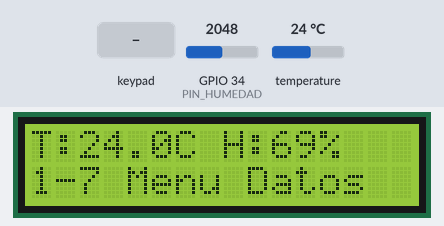
Bench run of a sketch on a simulated ESP32. On the bench: 16×2 character LCD. The test bench sets the inputs (shaded band); at power-on: temperature 24 °C, GPIO 34 (PIN_HUMEDAD) = 2048. WiFi joins after 1.5 s; servers stay silent unless stated; uploads are accepted with an empty reply; what the sketch prints to the serial monitor is not drawn.

Above: at 6.3 s.
6.4 s: keypad keys 1 3 1 2 1 4 2 7 pressed 0.4 s apart
At 9.9 s:
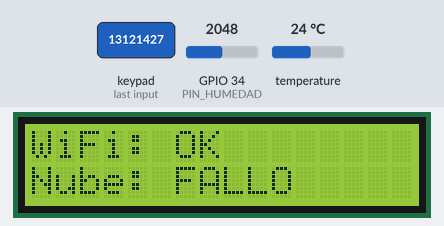
11.1 s: key '5' pressed
At 11.6 s:
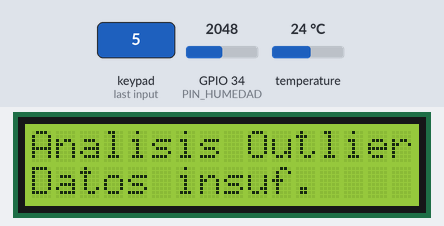
25.1 s: key '6' pressed
At 26.3 s:
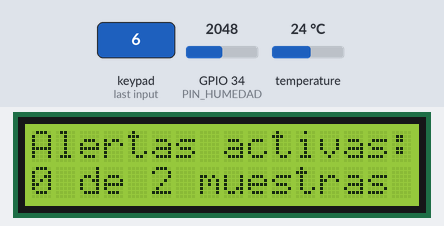
39.1 s: temperature set to 12 °C
At 42.2 s:
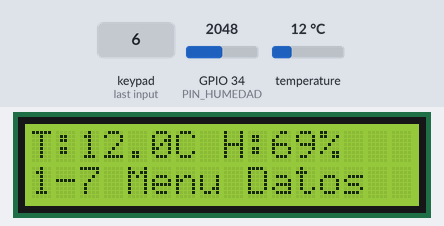
42.5 s: keypad keys 1 3 1 2 1 4 2 7 # pressed 0.4 s apart
At 42.93 s:
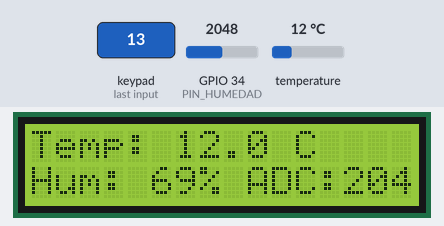
47.6 s: key '4' pressed
At 48.4 s:
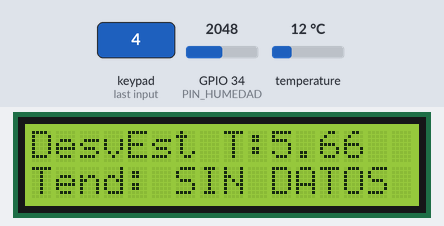
Timing chart, 0 to 50.6 s (numbered marks = the images above; inputs shaded):
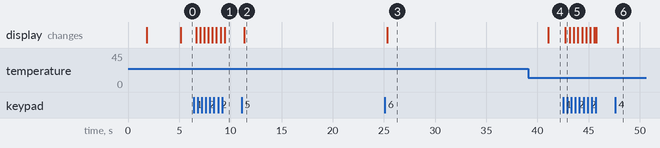

The sketch:

esp32_sensor.ino
```cpp
/*
 * ============================================================
 *  SISTEMA DE MONITOREO AGRÍCOLA - ESP32
 *  TALLER 1 - CORTE 2 - MINERÍA DE DATOS
 *
 *  Fusión: envío HTTP a API (FastAPI/PostgreSQL+TimescaleDB)
 *  + teclado matricial + analítica local en LCD
 *
 *  Mapa de teclas exigido por el taller:
 *   1 -> Valor actual de cada sensor (tiempo real)
 *   2 -> Promedio de la última hora
 *   3 -> Máximo y mínimo del día
 *   4 -> Desviación estándar y tendencia
 *   5 -> Detección de valores atípicos (outliers)
 *   6 -> Conteo de alertas activas
 *   7 -> Estado de conexión a la nube
 *   # -> Volver al inicio
 *   * -> Confirmar / volver (equivalente a #)
 * ============================================================
 */

#include <Wire.h>
#include <LiquidCrystal_I2C.h>
#include <OneWire.h>
#include <DallasTemperature.h>
#include <WiFi.h>
#include <HTTPClient.h>
#include <ArduinoJson.h>
#include <Keypad.h>
#include <math.h>

// ============================================================
//  CONFIGURACIÓN DE RED
// ============================================================
const char* ssid     = "Gato";
const char* password = "Ermelinda58";

// ============================================================
//  CONFIGURACIÓN API
// ============================================================
const char* API_URL   = "https://parcial-bryan.onrender.com/api/v1/lecturas";
const char* API_KEY   = "1UmaEZRqgtvfpNQx4zcYsVwn";
const char* MAC_ESP32 = "20:43:a8:66:81:5c";

// ============================================================
//  CONFIGURACIÓN LCD I2C
// ============================================================
#define SDA_PIN    22
#define SCL_PIN    23
#define ANCHO_LCD  16
#define ALTO_LCD    2
LiquidCrystal_I2C lcd(0x27, ANCHO_LCD, ALTO_LCD);

// ============================================================
//  CONFIGURACIÓN DS18B20
// ============================================================
#define PIN_DATOS_DS18B20 4
OneWire oneWire(PIN_DATOS_DS18B20);
DallasTemperature sensorTemp(&oneWire);

// ============================================================
//  CONFIGURACIÓN SENSOR DE HUMEDAD CAPACITIVO
// ============================================================
#define PIN_HUMEDAD 34
int valorSeco   = 3520;  // lectura RAW al aire (~3500-3520)
int valorHumedo = 1400;  // lectura RAW en tierra saturada

// ============================================================
//  UMBRAL DE ALARMA / ALERTA
// ============================================================
const float UMBRAL_ALTA_TEMP = 30.0; // °C

// ============================================================
//  CONFIGURACIÓN TECLADO MATRICIAL 4x4
// ============================================================
const byte FILAS     = 4;
const byte COLUMNAS  = 4;
char teclas[FILAS][COLUMNAS] = {
  {'1','2','3','A'},
  {'4','5','6','B'},
  {'7','8','9','C'},
  {'*','0','#','D'}
};
byte pinesFilas[FILAS]       = {13, 12, 14, 27}; // Filas: D13, D12, D14, D27
byte pinesColumnas[COLUMNAS] = {26, 25, 33, 32};
Keypad teclado = Keypad(makeKeymap(teclas), pinesFilas, pinesColumnas, FILAS, COLUMNAS);

// ============================================================
//  MÁQUINA DE ESTADOS DE PANTALLA
// ============================================================
enum EstadoPantalla {
  PANTALLA_INICIO,           // pantalla de reposo
  PANTALLA_TIEMPO_REAL,      // tecla 1
  PANTALLA_PROMEDIO_HORA,    // tecla 2
  PANTALLA_MAX_MIN_DIA,      // tecla 3
  PANTALLA_DESV_TENDENCIA,   // tecla 4
  PANTALLA_OUTLIERS,         // tecla 5
  PANTALLA_ALERTAS,          // tecla 6
  PANTALLA_CONEXION_NUBE     // tecla 7
};
EstadoPantalla estadoActual = PANTALLA_INICIO;

// ============================================================
//  VARIABLES DE LECTURA
// ============================================================
float temperaturaC        = 0;
int   lecturaHumedadCruda = 0;
int   humedadPorcentaje   = 0;

float temperaturaMin = 999.0;   // Min/Max desde el encendido
float temperaturaMax = -999.0;
bool  primeraLectura = true;

// Buffer circular: 180 muestras × 20 s = 1 hora exacta
#define TAM_BUFFER 180
float bufferTemp[TAM_BUFFER];
float bufferHum[TAM_BUFFER];
int   indiceBuffer    = 0;
int   muestrasGuardadas = 0;

// ============================================================
//  TEMPORIZADORES NO BLOQUEANTES
// ============================================================
unsigned long tiempoAnteriorCaptura   = 0;
const long    intervaloCaptura        = 20000; // 20 s — exigido por el taller

unsigned long tiempoAnteriorLCD       = 0;
const long    intervaloLCD            = 1000;

unsigned long tiempoAnteriorWifiCheck = 0;
const long    intervaloWifiCheck      = 2000;

unsigned long tiempoUltimaTecla       = 0;
const long    TIEMPO_INACTIVIDAD      = 15000;

unsigned long tiempoAnteriorConexion  = 0;
const long    intervaloConexion       = 60000; // reportar estado cada 60 s

// ============================================================
//  ESTADO DE CONEXIÓN
// ============================================================
bool wifiConectado     = false;
bool nubeConectada     = false;
bool wifiAnterior      = false; // para detectar cambios de estado
int  contadorReintentos = 0;

// ============================================================
//  SETUP
// ============================================================
void setup() {
  Serial.begin(115200);
  Wire.begin(SDA_PIN, SCL_PIN);

  lcd.init();
  lcd.backlight();
  lcd.clear();

  sensorTemp.begin();
  pinMode(PIN_HUMEDAD, INPUT);

  teclado.setDebounceTime(25);
  teclado.setHoldTime(500);

  // Mostrar MAC en Serial (útil para configurar la API)
  Serial.print("MAC Address: ");
  Serial.println(WiFi.macAddress());

  // Conectar WiFi
  lcd.setCursor(0, 0);
  lcd.print("Conectando WiFi");
  lcd.setCursor(0, 1);
  lcd.print("Espere...");

  Serial.print("Conectando a ");
  Serial.println(ssid);
  WiFi.begin(ssid, password);

  // Intento con timeout de 15 s para no bloquear indefinidamente
  unsigned long inicioIntento = millis();
  while (WiFi.status() != WL_CONNECTED && millis() - inicioIntento < 15000) {
    delay(500);
    Serial.print(".");
  }

  wifiConectado = (WiFi.status() == WL_CONNECTED);
  wifiAnterior  = wifiConectado;

  // Reportar estado inicial de conexión
  if (wifiConectado) reportarConexion(true);

  lcd.clear();
  if (wifiConectado) {
    Serial.println("\nWiFi conectado.");
    Serial.print("IP asignada: ");
    Serial.println(WiFi.localIP());
    lcd.setCursor(0, 0);
    lcd.print("WiFi Conectado!");
    lcd.setCursor(0, 1);
    lcd.print(WiFi.localIP());
  } else {
    Serial.println("\nSin WiFi. Modo local activo.");
    lcd.setCursor(0, 0);
    lcd.print("Sin conexion");
    lcd.setCursor(0, 1);
    lcd.print("Modo local");
  }

  delay(2500);

  // Primera captura inmediata
  capturarSensores();
  lcd.clear();
  tiempoUltimaTecla = millis();
  dibujarPantalla();
}

// ============================================================
//  LOOP PRINCIPAL
// ============================================================
void loop() {
  unsigned long ahora = millis();

  // --- Leer teclado ---
  char tecla = teclado.getKey();
  if (tecla) {
    tiempoUltimaTecla = ahora;
    procesarTecla(tecla);
  }

  // --- Captura + envío cada 20 segundos ---
  if (ahora - tiempoAnteriorCaptura >= intervaloCaptura) {
    tiempoAnteriorCaptura = ahora;
    capturarSensores();
    enviarAAPI(temperaturaC, humedadPorcentaje);
  }

  // --- Verificar estado WiFi periódicamente ---
  if (ahora - tiempoAnteriorWifiCheck >= intervaloWifiCheck) {
    tiempoAnteriorWifiCheck = ahora;
    bool wifiAhora = (WiFi.status() == WL_CONNECTED);

    // Detectar cambio de estado (perdió o recuperó conexión)
    if (wifiAhora != wifiAnterior) {
      if (!wifiAhora) contadorReintentos++;
      reportarConexion(wifiAhora);
      wifiAnterior = wifiAhora;
    }

    wifiConectado = wifiAhora;
    if (!wifiConectado) nubeConectada = false;
  }

  // --- Reportar estado de conexión periódicamente (cada 60s) ---
  if (ahora - tiempoAnteriorConexion >= intervaloConexion) {
    tiempoAnteriorConexion = ahora;
    reportarConexion(wifiConectado);
  }

  // --- Volver al inicio por inactividad ---
  if (estadoActual != PANTALLA_INICIO &&
      (ahora - tiempoUltimaTecla >= TIEMPO_INACTIVIDAD)) {
    estadoActual = PANTALLA_INICIO;
    lcd.clear();
    dibujarPantalla();
  }

  // --- Refrescar LCD cada segundo ---
  if (ahora - tiempoAnteriorLCD >= intervaloLCD) {
    tiempoAnteriorLCD = ahora;
    dibujarPantalla();
  }
}

// ============================================================
//  CAPTURA DE SENSORES + BUFFER DE ANALÍTICA
// ============================================================
void capturarSensores() {
  // Temperatura DS18B20
  sensorTemp.requestTemperatures();
  temperaturaC = sensorTemp.getTempCByIndex(0);

  if (temperaturaC != DEVICE_DISCONNECTED_C) {
    if (primeraLectura) {
      temperaturaMin = temperaturaC;
      temperaturaMax = temperaturaC;
      primeraLectura = false;
    } else {
      if (temperaturaC < temperaturaMin) temperaturaMin = temperaturaC;
      if (temperaturaC > temperaturaMax) temperaturaMax = temperaturaC;
    }
  }

  // Humedad capacitiva
  lecturaHumedadCruda = analogRead(PIN_HUMEDAD);
  Serial.print("RAW humedad: ");
  Serial.println(lecturaHumedadCruda);
  humedadPorcentaje = map(lecturaHumedadCruda, valorSeco, valorHumedo, 0, 100);
  humedadPorcentaje = constrain(humedadPorcentaje, 0, 100);

  // Guardar en buffer circular (alimenta teclas 2, 4 y 5)
  bufferTemp[indiceBuffer] = temperaturaC;
  bufferHum[indiceBuffer]  = (float)humedadPorcentaje;
  indiceBuffer = (indiceBuffer + 1) % TAM_BUFFER;
  if (muestrasGuardadas < TAM_BUFFER) muestrasGuardadas++;

  Serial.print("Temp: ");
  Serial.print(temperaturaC);
  Serial.print(" C | Humedad: ");
  Serial.print(humedadPorcentaje);
  Serial.print(" % | Muestras en buffer: ");
  Serial.println(muestrasGuardadas);
}

// ============================================================
//  ENVÍO A LA API (FastAPI → PostgreSQL + TimescaleDB)
// ============================================================
void enviarAAPI(float temp, int hum) {
  if (!wifiConectado) {
    Serial.println("[HTTP] Sin WiFi, no se envía.");
    return;
  }

  HTTPClient http;
  http.begin(API_URL);
  http.addHeader("Content-Type", "application/json");
  http.addHeader("X-API-Key", API_KEY);

  // Schema PayloadESP32:
  // { "mac_address": "...", "lecturas": [
  //     {"tipo_sensor": "temperatura_ds18b20",      "valor": 24.6},
  //     {"tipo_sensor": "humedad_suelo_capacitivo",  "valor": 63.0}
  // ]}
  StaticJsonDocument<256> doc;
  doc["mac_address"] = MAC_ESP32;

  JsonArray lecturas = doc.createNestedArray("lecturas");

  JsonObject lecTemp = lecturas.createNestedObject();
  lecTemp["tipo_sensor"] = "temperatura_ds18b20";
  lecTemp["valor"]       = temp;

  JsonObject lecHum = lecturas.createNestedObject();
  lecHum["tipo_sensor"] = "humedad_suelo_capacitivo";
  lecHum["valor"]       = (float)hum;

  String body;
  serializeJson(doc, body);

  Serial.print("[HTTP] POST → ");
  Serial.println(body);

  int httpCode = http.POST(body);

  if (httpCode == 201) {
    Serial.println("[HTTP] Lecturas guardadas OK (201)");
    nubeConectada = true;
  } else {
    Serial.print("[HTTP] Error: ");
    Serial.println(httpCode);
    Serial.println(http.getString());
    nubeConectada = false;
  }

  http.end();
}

// ============================================================
//  FUNCIONES DE ANALÍTICA SOBRE EL BUFFER
// ============================================================
float calcularPromedio(float* buffer, int n) {
  if (n == 0) return 0;
  float suma = 0;
  for (int i = 0; i < n; i++) suma += buffer[i];
  return suma / n;
}

float calcularDesviacionEstandar(float* buffer, int n, float promedio) {
  if (n < 2) return 0;
  float sumaCuadrados = 0;
  for (int i = 0; i < n; i++) {
    float d = buffer[i] - promedio;
    sumaCuadrados += d * d;
  }
  return sqrt(sumaCuadrados / n);
}

// Tendencia simple: compara promedio de la primera mitad del buffer
// contra la segunda mitad.
const char* calcularTendencia(float* buffer, int n) {
  if (n < 4) return "SIN DATOS";
  int   mitad         = n / 2;
  float promedioInicio = calcularPromedio(buffer, mitad);
  float promedioFinal  = calcularPromedio(buffer + mitad, n - mitad);
  float diferencia     = promedioFinal - promedioInicio;
  if (diferencia > 0.3)  return "SUBIENDO";
  if (diferencia < -0.3) return "BAJANDO";
  return "ESTABLE";
}

// Outlier por z-score: ¿la última lectura supera 2 desviaciones estándar?
bool esOutlier(float ultimoValor, float promedio, float desviacion) {
  if (desviacion == 0) return false;
  float z = fabs(ultimoValor - promedio) / desviacion;
  return z > 2.0;
}

int contarAlertas() {
  int contador = 0;
  for (int i = 0; i < muestrasGuardadas; i++) {
    if (bufferTemp[i] >= UMBRAL_ALTA_TEMP) contador++;
  }
  return contador;
}

// ============================================================
//  REPORTE DE ESTADO DE CONEXIÓN A LA API
// ============================================================
void reportarConexion(bool conectado) {
  if (!conectado) {
    Serial.println("[CONEXION] Sin WiFi, no se reporta estado.");
    return;
  }

  HTTPClient http;
  http.begin("https://parcial-bryan.onrender.com/api/v1/conexion");
  http.addHeader("Content-Type", "application/json");
  http.addHeader("X-API-Key", API_KEY);

  int rssi = WiFi.RSSI();

  StaticJsonDocument<200> doc;
  doc["mac_address"]        = MAC_ESP32;
  doc["conectado"]          = conectado;
  doc["rssi_dbm"]           = rssi;
  doc["reintentos"]         = contadorReintentos;
  doc["lecturas_en_buffer"] = muestrasGuardadas;

  String body;
  serializeJson(doc, body);

  int httpCode = http.POST(body);
  Serial.print("[CONEXION] Estado reportado → HTTP ");
  Serial.print(httpCode);
  Serial.print(" | RSSI: ");
  Serial.print(rssi);
  Serial.println(" dBm");
  http.end();
}

// ============================================================
//  REPORTE DE TECLA PULSADA A LA API
// ============================================================
void reportarTecla(char tecla) {
  if (!wifiConectado) return;

  HTTPClient http;
  http.begin("https://parcial-bryan.onrender.com/api/v1/menu");
  http.addHeader("Content-Type", "application/json");
  http.addHeader("X-API-Key", API_KEY);

  StaticJsonDocument<128> doc;
  doc["mac_address"] = MAC_ESP32;
  char teclaStr[2] = { tecla, '\0' };
  doc["tecla"] = teclaStr;

  String body;
  serializeJson(doc, body);

  int httpCode = http.POST(body);
  Serial.print("[MENU] Tecla '");
  Serial.print(tecla);
  Serial.print("' reportada → HTTP ");
  Serial.println(httpCode);
  http.end();
}

// ============================================================
//  NAVEGACIÓN — acceso directo por número, según tabla del taller
// ============================================================
void procesarTecla(char tecla) {
  switch (tecla) {
    case '1': estadoActual = PANTALLA_TIEMPO_REAL;    reportarTecla(tecla); break;
    case '2': estadoActual = PANTALLA_PROMEDIO_HORA;  reportarTecla(tecla); break;
    case '3': estadoActual = PANTALLA_MAX_MIN_DIA;    reportarTecla(tecla); break;
    case '4': estadoActual = PANTALLA_DESV_TENDENCIA; reportarTecla(tecla); break;
    case '5': estadoActual = PANTALLA_OUTLIERS;       reportarTecla(tecla); break;
    case '6': estadoActual = PANTALLA_ALERTAS;        reportarTecla(tecla); break;
    case '7': estadoActual = PANTALLA_CONEXION_NUBE;  reportarTecla(tecla); break;
    case '#': // Volver al inicio
    case '*': // Confirmar / volver (misma función que '#')
      estadoActual = PANTALLA_INICIO;
      break;
    default:
      break; // 0, 8, 9, A, B, C, D sin función asignada
  }
  lcd.clear();
  dibujarPantalla();
}

// ============================================================
//  DIBUJO EN LCD
// ============================================================
void dibujarPantalla() {
  switch (estadoActual) {
    case PANTALLA_INICIO:         dibujarInicio();        break;
    case PANTALLA_TIEMPO_REAL:    dibujarTiempoReal();    break;
    case PANTALLA_PROMEDIO_HORA:  dibujarPromedioHora();  break;
    case PANTALLA_MAX_MIN_DIA:    dibujarMaxMinDia();     break;
    case PANTALLA_DESV_TENDENCIA: dibujarDesvTendencia(); break;
    case PANTALLA_OUTLIERS:       dibujarOutliers();      break;
    case PANTALLA_ALERTAS:        dibujarAlertas();       break;
    case PANTALLA_CONEXION_NUBE:  dibujarConexionNube();  break;
  }
}

// --- Pantalla de reposo ---
void dibujarInicio() {
  lcd.setCursor(0, 0);
  lcd.print("T:");
  lcd.print(temperaturaC, 1);
  lcd.print("C H:");
  lcd.print(humedadPorcentaje);
  lcd.print("%  ");
  lcd.setCursor(0, 1);
  lcd.print("1-7 Menu Datos  ");
}

// --- Tecla 1: Valor actual de cada sensor (tiempo real) ---
void dibujarTiempoReal() {
  lcd.setCursor(0, 0);
  lcd.print("Temp: ");
  lcd.print(temperaturaC, 1);
  lcd.print(" C   ");
  lcd.setCursor(0, 1);
  lcd.print("Hum: ");
  lcd.print(humedadPorcentaje);
  lcd.print("% ADC:");
  lcd.print(lecturaHumedadCruda);
}

// --- Tecla 2: Promedio de la última hora ---
void dibujarPromedioHora() {
  float promT = calcularPromedio(bufferTemp, muestrasGuardadas);
  float promH = calcularPromedio(bufferHum,  muestrasGuardadas);
  lcd.setCursor(0, 0);
  lcd.print("Prom 1h T:");
  lcd.print(promT, 1);
  lcd.print("C  ");
  lcd.setCursor(0, 1);
  lcd.print("Prom 1h H:");
  lcd.print((int)promH);
  lcd.print("%   ");
}

// --- Tecla 3: Máximo y mínimo del día ---
void dibujarMaxMinDia() {
  lcd.setCursor(0, 0);
  lcd.print("Max dia: ");
  lcd.print(temperaturaMax, 1);
  lcd.print("C ");
  lcd.setCursor(0, 1);
  lcd.print("Min dia: ");
  lcd.print(temperaturaMin, 1);
  lcd.print("C ");
}

// --- Tecla 4: Desviación estándar y tendencia ---
void dibujarDesvTendencia() {
  float promT = calcularPromedio(bufferTemp, muestrasGuardadas);
  float desvT = calcularDesviacionEstandar(bufferTemp, muestrasGuardadas, promT);
  const char* tendencia = calcularTendencia(bufferTemp, muestrasGuardadas);
  lcd.setCursor(0, 0);
  lcd.print("DesvEst T:");
  lcd.print(desvT, 2);
  lcd.print("  ");
  lcd.setCursor(0, 1);
  lcd.print("Tend: ");
  lcd.print(tendencia);
  lcd.print("   ");
}

// --- Tecla 5: Detección de valores atípicos (outliers) ---
void dibujarOutliers() {
  float promT = calcularPromedio(bufferTemp, muestrasGuardadas);
  float desvT = calcularDesviacionEstandar(bufferTemp, muestrasGuardadas, promT);
  bool  outlier = esOutlier(temperaturaC, promT, desvT);
  lcd.setCursor(0, 0);
  lcd.print("Analisis Outlier");
  lcd.setCursor(0, 1);
  if (muestrasGuardadas < 5) {
    lcd.print("Datos insuf.    ");
  } else if (outlier) {
    lcd.print("DETECTADO!      ");
  } else {
    lcd.print("Normal          ");
  }
}

// --- Tecla 6: Conteo de alertas activas ---
void dibujarAlertas() {
  int alertas = contarAlertas();
  lcd.setCursor(0, 0);
  lcd.print("Alertas activas:");
  lcd.setCursor(0, 1);
  lcd.print(alertas);
  lcd.print(" de ");
  lcd.print(muestrasGuardadas);
  lcd.print(" muestras   ");
}

// --- Tecla 7: Estado de conexión a la nube ---
void dibujarConexionNube() {
  lcd.setCursor(0, 0);
  lcd.print("WiFi: ");
  lcd.print(wifiConectado ? "OK   " : "FALLO");
  lcd.setCursor(0, 1);
  lcd.print("Nube: ");
  lcd.print(nubeConectada ? "OK   " : "FALLO");
}
```

Measured:
- after the input at 6.4 s, the display: first changes after 0.25 s (image 1 shows a later state)
- after the input at 11.1 s, the display: changes after 0.24 s (image 2)
- after the input at 25.1 s, the display: changes after 0.25 s (image 3)
- after the input at 39.1 s, the display: changes after 2.0 s (image 4)
- after the input at 42.5 s, the display: changes after 0.23 s (image 5)
- after the input at 47.6 s, the display: changes after 0.25 s (image 6)
